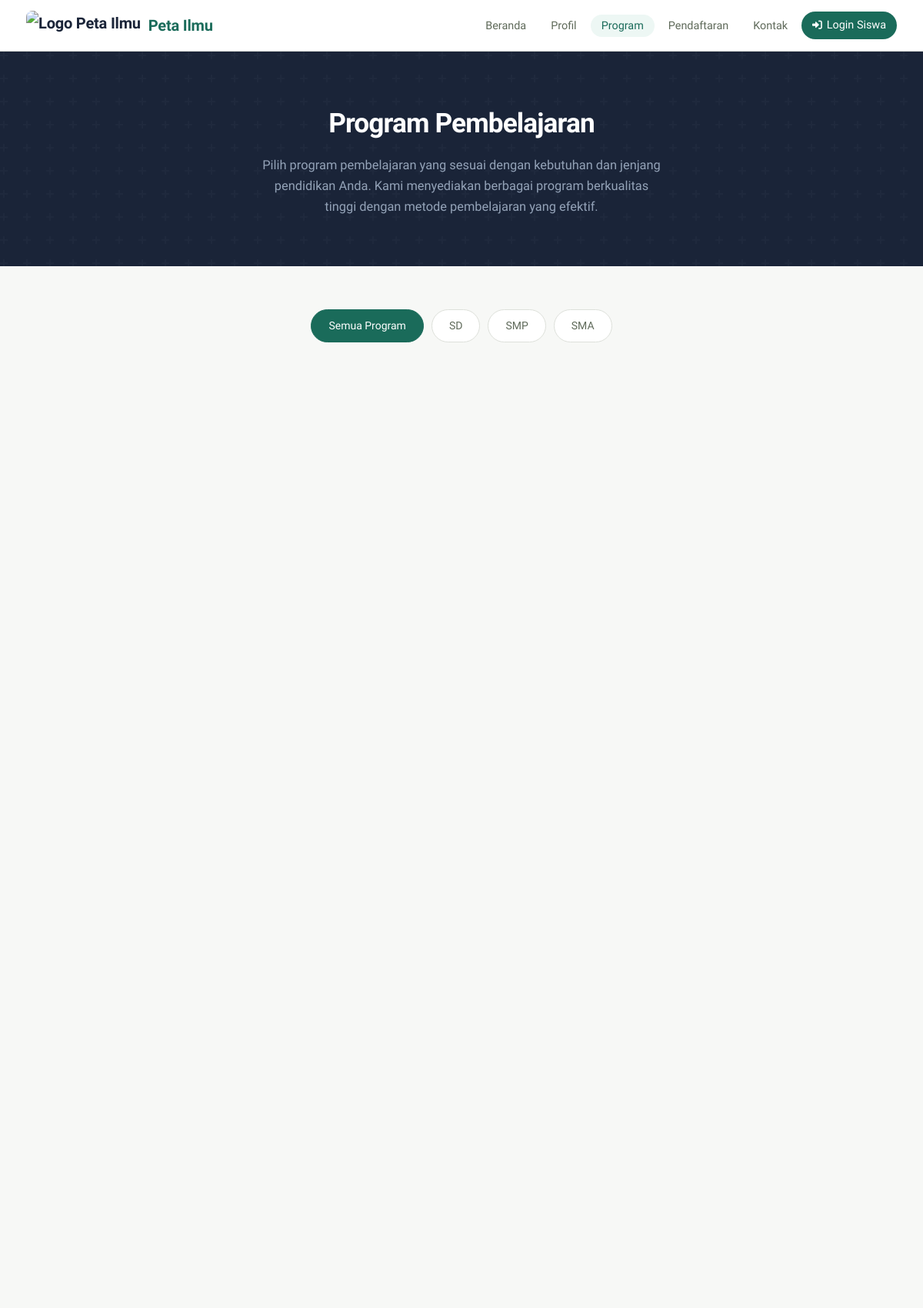
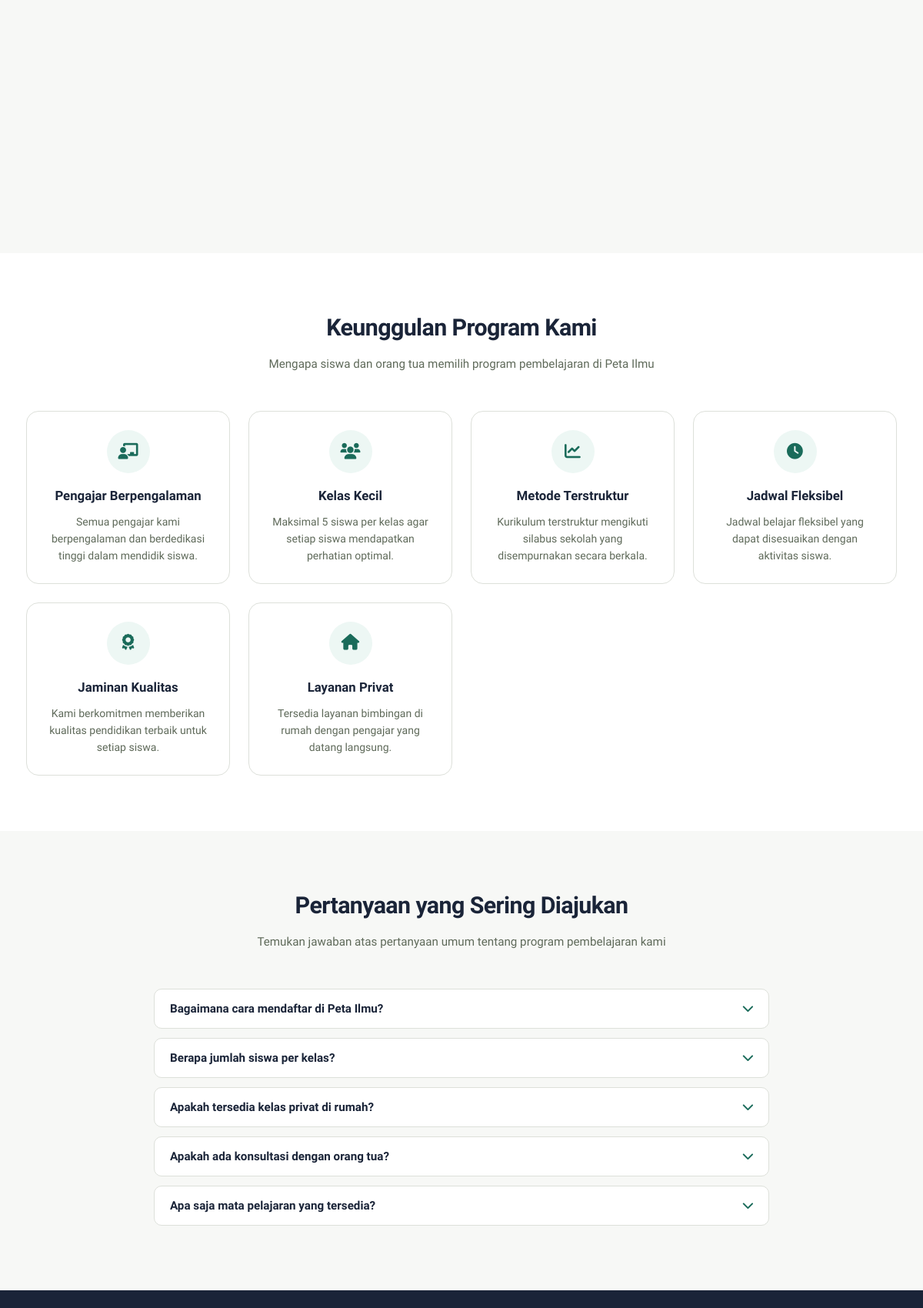
Screenshot of /program.php (upper part) with the database file from the repository (2 pictures, top to bottom).
### tables this page shows
CREATE TABLE `program_benefits` (
  `id`          INT          NOT NULL AUTO_INCREMENT,
  `icon`        VARCHAR(100) NOT NULL DEFAULT 'fas fa-star',
  `title`       VARCHAR(255) NOT NULL,
  `description` TEXT         NOT NULL,
  PRIMARY KEY (`id`)
);

CREATE TABLE `program_faqs` (
  `id`       INT  NOT NULL AUTO_INCREMENT,
  `question` TEXT NOT NULL,
  `answer`   TEXT NOT NULL,
  PRIMARY KEY (`id`)
);

### classes/ProgramManager.php (called while the page is built, shortened)
<?php
class ProgramManager {
    private $pdo;
    public function __construct(PDO $pdo) {
        $this->pdo = $pdo;
    }
            public function getProgramBenefits() {
            $query = "SELECT icon, title, description FROM program_benefits ORDER BY id";
            $stmt = $this->pdo->prepare($query);
            $stmt->execute();
            return $stmt->fetchAll(PDO::FETCH_ASSOC);
        }
        public function getProgramFAQs() {
            $query = "SELECT question, answer FROM program_faqs ORDER BY id";
            $stmt = $this->pdo->prepare($query);
            $stmt->execute();
            return $stmt->fetchAll(PDO::FETCH_ASSOC);
        }
}
?>

### program.php (the view, shortened to what this page needs)
<?php
require_once 'classes/ProgramManager.php';
try {
    $database = new Database();
    $pdo = $database->getConnection();
    $programManager = new ProgramManager($pdo);
    $benefits = $programManager->getProgramBenefits();
    $faqs = $programManager->getProgramFAQs();
} catch (Exception $e) {
    error_log("Database error in program.php: " . $e->getMessage());
    $programs = $programManager->getFallbackPrograms();
    $benefits = $programManager->getFallbackBenefits();
    $faqs = $programManager->getFallbackFAQs();
}
?>
<!DOCTYPE html>
<html lang="id">
<head>
    <link rel="stylesheet" href="stylemain.css" />
    <link rel="stylesheet" href="styleprogram.css" />
    <link rel="stylesheet" href="https://cdnjs.cloudflare.com/ajax/libs/font-awesome/6.0.0/css/all.min.css" />
</head>
<body>
    <header class="header">
        <div class="container">
            <div class="header-wrapper">
                <div class="logo">
                    <a href="index.php">
                        <img src="images/IMG_3898.PNG" alt="Logo Peta Ilmu" />
                        <span>Peta Ilmu</span>
                    </a>
                </div>
                <nav class="nav-menu">
                    <ul>
                        <li><a href="index.php">Beranda</a></li>
                        <li><a href="profil.php">Profil</a></li>
                        <li><a href="program.php" class="active">Program</a></li>
                        <li><a href="pendaftaran.php">Pendaftaran</a></li>
                        <li><a href="kontak.php">Kontak</a></li>
                        <li><a href="siswa_login.php" class="btn-login-siswa"><i class="fas fa-sign-in-alt"></i> Login Siswa</a></li>
                    </ul>
                </nav>
            </div>
        </div>
    </header>
    <section class="program-hero">
        <div class="container">
            <h1>Program Pembelajaran</h1>
            <p>
                Pilih program pembelajaran yang sesuai dengan kebutuhan dan jenjang
                pendidikan Anda. Kami menyediakan berbagai program berkualitas tinggi
                dengan metode pembelajaran yang efektif.
            </p>
        </div>
    </section>
    <section class="program-filter">
        <div class="container">
            <div class="filter-buttons">
                <a href="#" class="filter-btn active" data-filter="all">Semua Program</a>
                <a href="#sd" class="filter-btn" data-filter="sd">SD</a>
                <a href="#smp" class="filter-btn" data-filter="smp">SMP</a>
                <a href="#sma" class="filter-btn" data-filter="sma">SMA</a>
            </div>
            <div class="program-grid">
            </div>
        </div>
    </section>
    <section class="program-benefits">
        <div class="container">
            <div class="section-header">
                <h2>Keunggulan Program Kami</h2>
                <p>Mengapa siswa dan orang tua memilih program pembelajaran di Peta Ilmu</p>
            </div>
            <div class="benefits-grid">
                <?php foreach ($benefits as $benefit): ?>
                    <div class="benefit-item">
                        <div class="benefit-icon">
                            <i class="<?php echo htmlspecialchars($benefit['icon']); ?>"></i>
                        </div>
                        <h3><?php echo htmlspecialchars($benefit['title']); ?></h3>
                        <p><?php echo htmlspecialchars($benefit['description']); ?></p>
                    </div>
                <?php endforeach; ?>
            </div>
        </div>
    </section>
    <section class="faq-section">
        <div class="container">
            <div class="section-header">
                <h2>Pertanyaan yang Sering Diajukan</h2>
                <p>Temukan jawaban atas pertanyaan umum tentang program pembelajaran kami</p>
            </div>
            <div class="faq-container">
                <?php foreach ($faqs as $faq): ?>
                    <div class="faq-item">
                        <button class="faq-question">
                            <span><?php echo htmlspecialchars($faq['question']); ?></span>
                            <i class="fas fa-chevron-down faq-icon"></i>
                        </button>
                    </div>
                <?php endforeach; ?>
            </div>
        </div>
    </section>
    <footer class="footer">
    </footer>
</body>
</html>

### stylemain.css (style rules this page uses)
:root { --primary-color: #1a6b5a; --primary-hover: #155248; --primary-light: #edf7f4; --primary-mid: #2d9375; --secondary-color: #1a2438; --accent-color: #d97706; --accent-light: #fef3c7; --white: #ffffff; --light-color: #f7f8f6; --light-gray: #f0f2ee; --border-color: #dde0da; --gray-color: #5f6a5a; --dark-color: #2c3527; --success-color: #15803d; --warning-color: #d97706; --danger-color: #dc2626; --info-color: #0369a1; --section-padding: 80px 0; --container-max-width: 1180px; --border-radius-sm: 6px; --border-radius: 10px; --border-radius-lg: 16px; --border-radius-full: 9999px; --box-shadow-sm: 0 1px 3px rgba(26,36,56,0.06); --box-shadow: 0 4px 12px rgba(26,36,56,0.08); --box-shadow-md: 0 8px 24px rgba(26,36,56,0.10); --box-shadow-lg: 0 16px 40px rgba(26,36,56,0.13); --transition: all 0.22s ease; --font-sans: 'Plus Jakarta Sans', system-ui, sans-serif; --font-serif: 'Lora', Georgia, serif; }
*, *::before, *::after { margin:0; padding:0; box-sizing:border-box; }
body { font-family: var(--font-sans); background-color: var(--white); color: var(--dark-color); line-height: 1.65; overflow-x: hidden; -webkit-font-smoothing: antialiased; }
.container { width: 100%; max-width: var(--container-max-width); margin: 0 auto; padding: 0 24px; }
.header { background-color: #fff; border-bottom: 1px solid var(--border-color); position: sticky; top: 0; z-index: 1000; transition: var(--transition); }
.header-wrapper { display: flex; justify-content: space-between; align-items: center; padding: 14px 0; transition: var(--transition); }
.logo a { display: flex; align-items: center; text-decoration: none; color: var(--secondary-color); font-weight: 800; font-size: 1.25rem; gap: 10px; letter-spacing: -0.01em; }
.logo img { height: 38px; width: auto; border-radius: 8px; }
.logo span { color: var(--primary-color); }
.nav-menu ul { display: flex; list-style: none; align-items: center; gap: 4px; }
.nav-menu a { color: var(--gray-color); font-weight: 500; font-size: 0.9rem; text-decoration: none; padding: 6px 14px; border-radius: var(--border-radius-full); transition: var(--transition); }
.nav-menu a:hover, .nav-menu a.active { color: var(--primary-color); background-color: var(--primary-light); }
.btn-login-siswa { display: inline-flex; align-items: center; padding: 8px 20px; border-radius: var(--border-radius-full); background: var(--primary-color); color: #fff !important; font-weight: 600; font-size: 0.875rem; text-decoration: none; transition: var(--transition); gap: 6px; }
.btn-login-siswa i { font-size: 0.8rem; }
.footer { background-color: var(--secondary-color); color: #fff; padding-top: 72px; }
.section-header { text-align: center; margin-bottom: 48px; }
.section-header h2 { font-size: 2rem; font-weight: 800; color: var(--secondary-color); margin-bottom: 12px; letter-spacing: -0.02em; }
.section-header p { max-width: 580px; margin: 0 auto; color: var(--gray-color); font-size: 0.975rem; }

### rows the page displays
program_benefits: title "Pengajar Berpengalaman", description "Semua pengajar kami berpengalaman dan berdedikasi tinggi dalam mendidik siswa."
program_benefits: title "Kelas Kecil", description "Maksimal 5 siswa per kelas agar setiap siswa mendapatkan perhatian optimal."
program_benefits: title "Metode Terstruktur", description "Kurikulum terstruktur mengikuti silabus sekolah yang disempurnakan secara berkala."
program_benefits: title "Jadwal Fleksibel", description "Jadwal belajar fleksibel yang dapat disesuaikan dengan aktivitas siswa."
program_benefits: title "Jaminan Kualitas", description "Kami berkomitmen memberikan kualitas pendidikan terbaik untuk setiap siswa."
program_benefits: title "Layanan Privat", description "Tersedia layanan bimbingan di rumah dengan pengajar yang datang langsung."
program_faqs: question "Bagaimana cara mendaftar di Peta Ilmu?"
program_faqs: question "Berapa jumlah siswa per kelas?"
program_faqs: question "Apakah tersedia kelas privat di rumah?"
program_faqs: question "Apakah ada konsultasi dengan orang tua?"
program_faqs: question "Apa saja mata pelajaran yang tersedia?"
